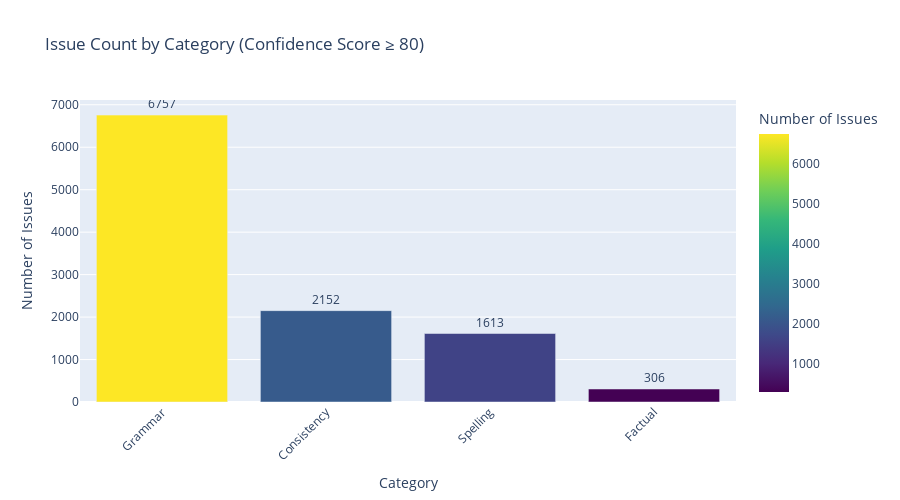

The notebook cell saved with this chart:
### Code cell
# Create an interactive bar chart using Plotly
import plotly.express as px

fig = px.bar(
    summary_table,
    x='Issue Category',
    y='Count',
    title='Issue Count by Category (Confidence Score ≥ 80)',
    labels={'Issue Category': 'Category', 'Count': 'Number of Issues'},
    color='Count',
    color_continuous_scale='Viridis',
    text='Count'
)

# Update layout for better appearance
fig.update_traces(textposition='outside')
fig.update_layout(
    height=500,
    showlegend=False,
    xaxis_tickangle=-45,
    hovermode='x unified'
)

fig.show()

### Figure 1 — Plotly figure (JSON) as saved in the notebook; plotly's stock layout.template omitted (floating-point values rounded to 4 significant figures)
{"data": [{"hovertemplate": "Category=%{x}<br>Number of Issues=%{marker.color}<extra></extra>", "legendgroup": "", "marker": {"color": [6757, 2152, 1613, 306], "coloraxis": "coloraxis", "pattern": {"shape": ""}}, "name": "", "orientation": "v", "showlegend": false, "text": [6757.0, 2152.0, 1613.0, 306.0], "textposition": "outside", "type": "bar", "x": ["Grammar", "Consistency", "Spelling", "Factual"], "xaxis": "x", "y": [6757, 2152, 1613, 306], "yaxis": "y"}], "layout": {"barmode": "relative", "coloraxis": {"colorbar": {"title": {"text": "Number of Issues"}}, "colorscale": [[0, "#440154"], [0.1111, "#482878"], [0.2222, "#3e4989"], [0.3333, "#31688e"], [0.4444, "#26828e"], [0.5556, "#1f9e89"], [0.6667, "#35b779"], [0.7778, "#6ece58"], [0.8889, "#b5de2b"], [1, "#fde725"]]}, "height": 500, "hovermode": "x unified", "legend": {"tracegroupgap": 0}, "showlegend": false, "title": {"text": "Issue Count by Category (Confidence Score ≥ 80)"}, "xaxis": {"anchor": "y", "domain": [0, 1], "tickangle": -45, "title": {"text": "Category"}}, "yaxis": {"anchor": "x", "domain": [0, 1], "title": {"text": "Number of Issues"}}}}
